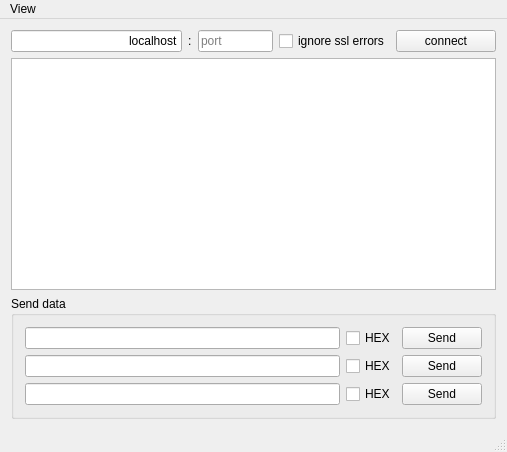
<?xml version="1.0" encoding="UTF-8"?>
<ui version="4.0">
 <class>MainWindow</class>
 <widget class="QMainWindow" name="MainWindow">
  <property name="geometry">
   <rect>
    <x>0</x>
    <y>0</y>
    <width>507</width>
    <height>452</height>
   </rect>
  </property>
  <property name="windowTitle">
   <string>TlsTest</string>
  </property>
  <widget class="QWidget" name="centralWidget">
   <layout class="QVBoxLayout" name="verticalLayout">
    <item>
     <layout class="QHBoxLayout" name="horizontalLayout">
      <item>
       <widget class="QLineEdit" name="hostEdit">
        <property name="sizeIncrement">
         <size>
          <width>0</width>
          <height>0</height>
         </size>
        </property>
        <property name="text">
         <string>localhost</string>
        </property>
        <property name="alignment">
         <set>Qt::AlignRight|Qt::AlignTrailing|Qt::AlignVCenter</set>
        </property>
        <property name="placeholderText">
         <string>host</string>
        </property>
       </widget>
      </item>
      <item>
       <widget class="QLabel" name="label">
        <property name="text">
         <string>:</string>
        </property>
       </widget>
      </item>
      <item>
       <widget class="QLineEdit" name="portEdit">
        <property name="maximumSize">
         <size>
          <width>75</width>
          <height>16777215</height>
         </size>
        </property>
        <property name="placeholderText">
         <string>port</string>
        </property>
       </widget>
      </item>
      <item>
       <widget class="QCheckBox" name="ignoreErrors">
        <property name="text">
         <string>ignore ssl errors</string>
        </property>
       </widget>
      </item>
      <item>
       <widget class="QPushButton" name="connectButton">
        <property name="sizePolicy">
         <sizepolicy hsizetype="Fixed" vsizetype="Fixed">
          <horstretch>0</horstretch>
          <verstretch>0</verstretch>
         </sizepolicy>
        </property>
        <property name="minimumSize">
         <size>
          <width>100</width>
          <height>0</height>
         </size>
        </property>
        <property name="text">
         <string>connect</string>
        </property>
       </widget>
      </item>
     </layout>
    </item>
    <item>
     <widget class="QListWidget" name="messagesLog"/>
    </item>
    <item>
     <widget class="QGroupBox" name="groupBox">
      <property name="title">
       <string>Send data</string>
      </property>
      <layout class="QGridLayout" name="gridLayout">
       <item row="0" column="0">
        <widget class="QLineEdit" name="lineEdit"/>
       </item>
       <item row="0" column="1">
        <widget class="QCheckBox" name="checkBox">
         <property name="text">
          <string>HEX</string>
         </property>
        </widget>
       </item>
       <item row="0" column="2">
        <widget class="QPushButton" name="pushButton">
         <property name="text">
          <string>Send</string>
         </property>
        </widget>
       </item>
       <item row="1" column="0">
        <widget class="QLineEdit" name="lineEdit_2"/>
       </item>
       <item row="1" column="1">
        <widget class="QCheckBox" name="checkBox_2">
         <property name="text">
          <string>HEX</string>
         </property>
        </widget>
       </item>
       <item row="1" column="2">
        <widget class="QPushButton" name="pushButton_2">
         <property name="text">
          <string>Send</string>
         </property>
        </widget>
       </item>
       <item row="2" column="0">
        <widget class="QLineEdit" name="lineEdit_3"/>
       </item>
       <item row="2" column="1">
        <widget class="QCheckBox" name="checkBox_3">
         <property name="text">
          <string>HEX</string>
         </property>
        </widget>
       </item>
       <item row="2" column="2">
        <widget class="QPushButton" name="pushButton_3">
         <property name="text">
          <string>Send</string>
         </property>
        </widget>
       </item>
      </layout>
     </widget>
    </item>
   </layout>
  </widget>
  <widget class="QMenuBar" name="menuBar">
   <property name="geometry">
    <rect>
     <x>0</x>
     <y>0</y>
     <width>507</width>
     <height>21</height>
    </rect>
   </property>
   <widget class="QMenu" name="menuView">
    <property name="title">
     <string>View</string>
    </property>
    <addaction name="actionScroll_with_content"/>
    <addaction name="actionClear_Log"/>
    <addaction name="actionPeer_Certificate_Info"/>
   </widget>
   <addaction name="menuView"/>
  </widget>
  <widget class="QStatusBar" name="statusBar"/>
  <action name="actionScroll_with_content">
   <property name="checkable">
    <bool>true</bool>
   </property>
   <property name="checked">
    <bool>true</bool>
   </property>
   <property name="text">
    <string>Scroll with content</string>
   </property>
  </action>
  <action name="actionClear_Log">
   <property name="text">
    <string>Clear Log</string>
   </property>
  </action>
  <action name="actionPeer_Certificate_Info">
   <property name="text">
    <string>Peer Certificate Info</string>
   </property>
  </action>
 </widget>
 <layoutdefault spacing="6" margin="11"/>
 <resources/>
 <connections/>
</ui>
